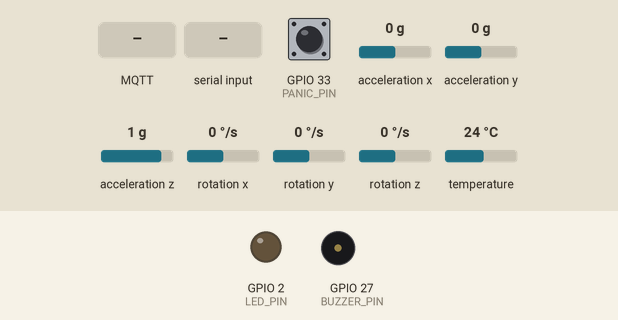
Simulated run of this sketch. Board: ESP32. On the bench: output pins drawn as LEDs (lit = HIGH), buzzer (waves = sounding, pin HIGH). Dashed ring = blinking. The test bench sets the inputs (shaded band); at power-on: GPIO 33 (PANIC_PIN) HIGH, acceleration z 1 g, acceleration x 0 g, acceleration y 0 g, rotation x 0 °/s, rotation y 0 °/s, rotation z 0 °/s, temperature 24 °C. WiFi joins after 1.5 s; servers stay silent unless stated; uploads are accepted with an empty reply; no MQTT or app messages arrive unless stated; what the sketch prints to the serial monitor is not drawn.

Above: at 3.8 s.
3.9 s: GPIO 33 (PANIC_PIN) pulled LOW for 0.15 s
At 6.7 s:
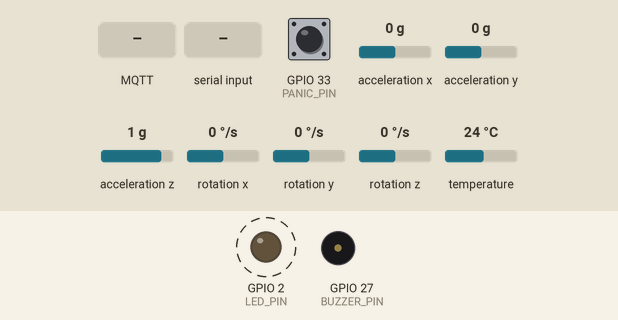
6.9 s: acceleration z set to 0.6 g
9.9 s: acceleration z set to 0.3 g
12.9 s: MQTT message "https://" arrives on the first subscribed topic
At 13.25 s:
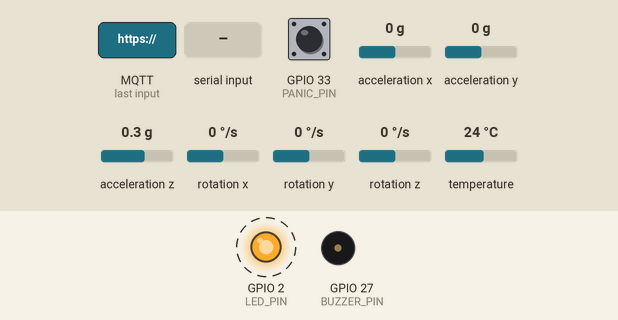
15.9 s: "https://" received over Serial
At 18.4 s:
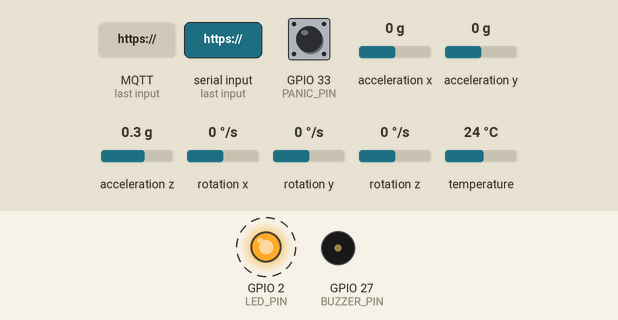
18.9 s: acceleration x set to -1.4 g
At 20.8 s:
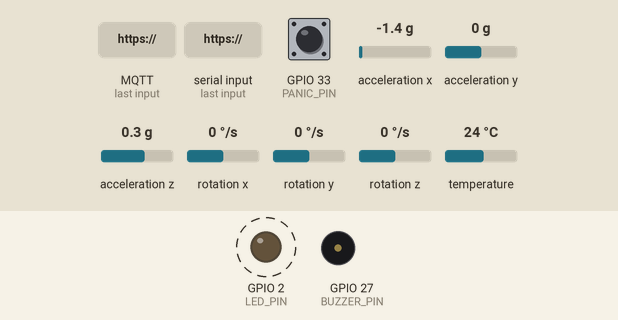
Timing chart, 0 to 22.9 s (numbered marks = the images above; inputs shaded):
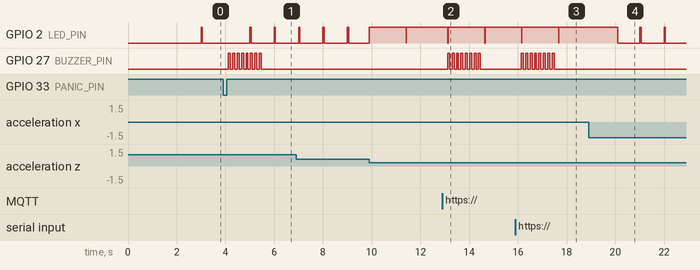

The sketch:

fall_detector.ino
```cpp
/*
 * VigilMotion — Detector de caídas de alta precisión para adulto mayor
 * Placa: ESP32 DevKit V1
 * Sensor: MPU6050 (I2C)
 *
 * Librerías necesarias (Arduino IDE):
 *   - Adafruit MPU6050
 *   - Adafruit Unified Sensor
 *   - PubSubClient
 */

#include <WiFi.h>
#include <HTTPClient.h>
#include <WiFiClientSecure.h>
#include <Wire.h>
#include <Adafruit_MPU6050.h>
#include <Adafruit_Sensor.h>
#include <PubSubClient.h>

#include "config.h"

Adafruit_MPU6050 mpu;
WiFiClient espClient;
PubSubClient mqtt(espClient);

// ---------------- Estado de la detección ----------------
enum FallState {
  STATE_IDLE,
  STATE_FREE_FALL,
  STATE_AWAIT_IMPACT,
  STATE_IMPACT_SETTLE,
  STATE_IMMOBILE
};

FallState state = STATE_IDLE;

unsigned long freeFallStart     = 0;
unsigned long awaitImpactStart  = 0;
unsigned long impactTime        = 0;
unsigned long settleStart       = 0;
unsigned long immobileStart     = 0;
unsigned long lastSample        = 0;
unsigned long lastHeartbeat     = 0;
unsigned long lastAlertAt       = 0;

float maxImpactG    = 0.0f;
float tiltAngle     = 0.0f;
bool  panicPressed  = false;

// Vector de referencia calibrado al inicio (postura erguida)
float refX = 0.0f, refY = 0.0f, refZ = 9.80665f;

const float G = 9.80665f; // 1 g en m/s²

// ---------------- Buzzer no bloqueante ----------------
bool buzzerActive = false;
int buzzerBeepsLeft = 0;
unsigned long nextBuzzerToggle = 0;
bool buzzerPinState = false;

void triggerBuzzerAlarm(int beeps = 8) {
  buzzerActive = true;
  buzzerBeepsLeft = beeps * 2;
  buzzerPinState = true;
  digitalWrite(BUZZER_PIN, HIGH);
  nextBuzzerToggle = millis() + 80;
}

void updateBuzzer() {
  if (!buzzerActive) return;
  if (millis() >= nextBuzzerToggle) {
    buzzerPinState = !buzzerPinState;
    digitalWrite(BUZZER_PIN, buzzerPinState ? HIGH : LOW);
    buzzerBeepsLeft--;
    if (buzzerBeepsLeft <= 0) {
      buzzerActive = false;
      digitalWrite(BUZZER_PIN, LOW);
    } else {
      nextBuzzerToggle = millis() + (buzzerPinState ? 80 : 100);
    }
  }
}

// ---------------- Matemáticas Vectoriales ----------------
static inline float magnitudeG(float x, float y, float z) {
  return sqrt(x * x + y * y + z * z) / G;
}

// Ángulo 3D exacto entre el vector de aceleración actual y la referencia erguida
static float angleFromReference(float ax, float ay, float az) {
  float magA = sqrt(ax * ax + ay * ay + az * az);
  float magR = sqrt(refX * refX + refY * refY + refZ * refZ);
  if (magA < 0.5f || magR < 0.5f) return 0.0f;
  float dot = ax * refX + ay * refY + az * refZ;
  float cosTheta = dot / (magA * magR);
  cosTheta = constrain(cosTheta, -1.0f, 1.0f);
  return degrees(acos(cosTheta));
}

// ---------------- Calibración Dinámica de Postura Erguida ----------------
void calibrateReference() {
  Serial.println("\n[Calibración] Coloca el dispositivo en el cuerpo y permanece erguido...");
  float sumX = 0, sumY = 0, sumZ = 0;
  int count = 0;
  unsigned long start = millis();

  while (millis() - start < 6000 && count < 40) {
    sensors_event_t a, g, temp;
    mpu.getEvent(&a, &g, &temp);
    float mag = magnitudeG(a.acceleration.x, a.acceleration.y, a.acceleration.z);
    float gyroMag = sqrt(g.gyro.x * g.gyro.x + g.gyro.y * g.gyro.y + g.gyro.z * g.gyro.z);

    if (fabs(mag - 1.0f) < 0.15f && gyroMag < 0.5f) {
      sumX += a.acceleration.x;
      sumY += a.acceleration.y;
      sumZ += a.acceleration.z;
      count++;
    }
    delay(25);
  }

  if (count >= 20) {
    refX = sumX / count;
    refY = sumY / count;
    refZ = sumZ / count;
    Serial.printf("[Calibración OK] Vector referencia: (%.2f, %.2f, %.2f) m/s²\n", refX, refY, refZ);
  } else {
    refX = 0.0f; refY = 0.0f; refZ = G;
    Serial.println("[Aviso] Reposo no detectado. Se asume orientación Z vertical estándar.");
  }
}

// ---------------- MQTT y Red ----------------
static void ensureMqttConnected() {
  if (mqtt.connected()) return;
  if (WiFi.status() != WL_CONNECTED) return;

  Serial.print("Conectando MQTT...");
  if (mqtt.connect(DEVICE_ID, MQTT_USER, MQTT_PASS)) {
    Serial.println(" CONECTADO");
    mqtt.subscribe(TOPIC_PANIC);
  } else {
    Serial.printf(" Falló (rc=%d)\n", mqtt.state());
  }
}

static void publishJson(const char* topic, const char* payload) {
  if (mqtt.connected()) {
    mqtt.publish(topic, payload);
    Serial.printf("MQTT -> %s: %s\n", topic, payload);
  } else {
    Serial.printf("MQTT no conectado. Payload omitido: %s\n", payload);
  }
}

static void sendWebhookAlert(const char* payload) {
  if (WiFi.status() != WL_CONNECTED || strlen(WEBHOOK_URL) == 0) return;

  Serial.printf("Enviando alerta a Webhook: %s\n", WEBHOOK_URL);
  HTTPClient http;
  if (strncmp(WEBHOOK_URL, "https://", 8) == 0) {
    WiFiClientSecure secureClient;
    secureClient.setInsecure(); // Permite conectar a HTTPS (Vercel) sin cert estático
    if (http.begin(secureClient, WEBHOOK_URL)) {
      http.addHeader("Content-Type", "application/json");
      int code = http.POST(payload);
      Serial.printf("Webhook HTTPS -> Código de respuesta: %d\n", code);
      http.end();
    }
  } else {
    WiFiClient plainClient;
    if (http.begin(plainClient, WEBHOOK_URL)) {
      http.addHeader("Content-Type", "application/json");
      int code = http.POST(payload);
      Serial.printf("Webhook HTTP -> Código de respuesta: %d\n", code);
      http.end();
    }
  }
}

static void sendFallAlert(float impactG, float tiltDeg, bool isPanic) {
  unsigned long now = millis();
  if (!isPanic && (now - lastAlertAt) < ALERT_COOLDOWN_MS) {
    Serial.println("Alerta suprimida por período de cooldown.");
    return;
  }
  lastAlertAt = now;

  char buf[300];
  snprintf(buf, sizeof(buf),
           "{\"type\":\"%s\",\"evento\":\"%s\",\"device\":\"%s\",\"dispositivo\":\"%s\",\"ts\":%lu,\"impactG\":%.2f,\"fuerza_g\":%.2f,\"tiltDeg\":%.1f,\"angulo\":%.1f}",
           isPanic ? "panic" : "fall",
           isPanic ? "panico_manual" : "caida_detectada",
           DEVICE_ID, DEVICE_ID,
           (unsigned long)(now / 1000),
           impactG, impactG, tiltDeg, tiltDeg);

  // 1. Envío por MQTT
  publishJson(TOPIC_FALL, buf);

  // 2. Envío directo por Webhook a Vercel / Cloud
  sendWebhookAlert(buf);

  // 3. Alarma acústica local
  triggerBuzzerAlarm(8);
}

void onMqttMessage(char* topic, byte* payload, unsigned int length) {
  String topicStr(topic);
  if (topicStr.endsWith("/panic")) {
    Serial.println("Pánico solicitado remotamente vía MQTT");
    sendFallAlert(0.0f, 0.0f, true);
  }
}

// ---------------- Setup ----------------
void setup() {
  Serial.begin(115200);
  pinMode(BUZZER_PIN, OUTPUT);
  pinMode(LED_PIN, OUTPUT);
  pinMode(PANIC_PIN, INPUT_PULLUP);
  digitalWrite(BUZZER_PIN, LOW);

  Wire.begin();
  if (!mpu.begin()) {
    Serial.println("ERROR: No se encontró el MPU6050. Revisa cableado I2C.");
    while (1) {
      digitalWrite(LED_PIN, !digitalRead(LED_PIN));
      delay(200);
    }
  }

  mpu.setAccelerometerRange(MPU6050_RANGE_16_G);
  mpu.setGyroRange(MPU6050_RANGE_1000_DEG);
  mpu.setFilterBandwidth(MPU6050_BAND_44_HZ); // Filtro óptimo para impacto

  Serial.println("MPU6050 inicializado con éxito.");

  WiFi.mode(WIFI_STA);
  WiFi.begin(WIFI_SSID, WIFI_PASS);
  Serial.print("Conectando WiFi");
  unsigned long wifiStart = millis();
  while (WiFi.status() != WL_CONNECTED && millis() - wifiStart < 10000) {
    delay(400);
    Serial.print(".");
  }
  if (WiFi.status() == WL_CONNECTED) {
    Serial.print(" IP: "); Serial.println(WiFi.localIP());
  } else {
    Serial.println(" Sin conexión WiFi (operación offline).");
  }

  mqtt.setServer(MQTT_HOST, MQTT_PORT);
  mqtt.setCallback(onMqttMessage);

  calibrateReference();
  Serial.println("Sistema VigilMotion armado y muestreando a 100 Hz.");
}

// ---------------- Loop Principal ----------------
void loop() {
  updateBuzzer();

  if (WiFi.status() == WL_CONNECTED) {
    ensureMqttConnected();
    mqtt.loop();
  }

  unsigned long now = millis();

  // Telemetría periódica de estado
  if (now - lastHeartbeat >= HEARTBEAT_MS) {
    lastHeartbeat = now;
    char buf[180];
    snprintf(buf, sizeof(buf),
             "{\"device\":\"%s\",\"dispositivo\":\"%s\",\"ts\":%lu,\"rssi\":%d,\"state\":%d}",
             DEVICE_ID, DEVICE_ID, (unsigned long)(now / 1000),
             (WiFi.status() == WL_CONNECTED) ? WiFi.RSSI() : -99,
             (int)state);
    publishJson(TOPIC_STATUS, buf);
  }

  // Botón de pánico físico
  if (digitalRead(PANIC_PIN) == LOW && !panicPressed) {
    panicPressed = true;
    Serial.println("🚨 ¡BOTÓN DE PÁNICO PULSADO!");
    sendFallAlert(0.0f, 0.0f, true);
  }
  if (digitalRead(PANIC_PIN) == HIGH) panicPressed = false;

  // Comandos Seriales interactivos para pruebas de laboratorio ('t' para caída, 'p' para pánico)
  if (Serial.available()) {
    char c = Serial.read();
    if (c == 't' || c == 'T' || c == 'c' || c == 'C') {
      Serial.println("\n[TEST SERIAL] >> Disparando caída de prueba calibrada (3.2g, 76°)...");
      sendFallAlert(3.20f, 76.0f, false);
    } else if (c == 'p' || c == 'P') {
      Serial.println("\n[TEST SERIAL] >> Disparando botón de pánico de prueba...");
      sendFallAlert(0.0f, 0.0f, true);
    }
  }

  // Muestreo a 100 Hz (10 ms)
  if (now - lastSample < 10) return;
  lastSample = now;

  sensors_event_t a, g, t;
  mpu.getEvent(&a, &g, &t);

  float ax = a.acceleration.x, ay = a.acceleration.y, az = a.acceleration.z;
  float magG = magnitudeG(ax, ay, az);
  float tilt = angleFromReference(ax, ay, az);

  // Máquina de estados de alta precisión
  switch (state) {
    case STATE_IDLE:
      if (magG < FREE_FALL_G) {
        freeFallStart = now;
        state = STATE_FREE_FALL;
        maxImpactG = 0.0f;
        Serial.printf("FASE 1: Caída libre detectada (%.2fg)\n", magG);
      }
      break;

    case STATE_FREE_FALL: {
      unsigned long since = now - freeFallStart;
      if (magG < FREE_FALL_G) {
        if (since > 1500) state = STATE_IDLE; // Descarte por anomalía
      } else {
        if (since >= FREE_FALL_MIN_MS) {
          state = STATE_AWAIT_IMPACT;
          awaitImpactStart = now;
          maxImpactG = magG;
          Serial.printf("FASE 2: Fin de ingravidez (%lums). Esperando impacto...\n", since);
        } else {
          state = STATE_IDLE; // Perturbación breve
        }
      }
      break;
    }

    case STATE_AWAIT_IMPACT:
      if (magG > maxImpactG) maxImpactG = magG;
      if (magG >= IMPACT_G) {
        state = STATE_IMPACT_SETTLE;
        impactTime = now;
        Serial.printf("FASE 2 CONFIRMADA: Impacto %.2fg\n", maxImpactG);
      } else if (now - awaitImpactStart > IMPACT_WINDOW_MS) {
        Serial.println("Ventana agotada sin impacto fuerte -> Descartado.");
        state = STATE_IDLE;
      }
      break;

    case STATE_IMPACT_SETTLE:
      if (magG > maxImpactG) maxImpactG = magG;
      if (now - impactTime >= SETTLE_MS) {
        tiltAngle = tilt;
        Serial.printf("FASE 3: Asentamiento completo. Inclinación: %.1f°\n", tiltAngle);
        if (tiltAngle >= TILT_DEG) {
          state = STATE_IMMOBILE;
          immobileStart = now;
          Serial.println("Postura horizontal verificada. Monitoreando ventana de inmovilidad...");
        } else {
          Serial.println("Persona no quedó horizontal -> Descartado.");
          state = STATE_IDLE;
        }
      }
      break;

    case STATE_IMMOBILE:
      if (tilt < UPRIGHT_RECOVER_DEG) {
        Serial.println("Persona se reincorporó por sí misma -> Alerta cancelada.");
        state = STATE_IDLE;
      } else if (now - immobileStart >= CANCEL_WINDOW_MS) {
        Serial.println("🚨 ¡CAÍDA CONFIRMADA CON ALTA PRECISIÓN! ENVIANDO ALERTA...");
        sendFallAlert(maxImpactG, tiltAngle, false);
        state = STATE_IDLE;
      }
      break;
  }

  // LED de estado: parpadeo suave cuando está armado
  if (state == STATE_IDLE) {
    digitalWrite(LED_PIN, (now % 1000 < 50) ? HIGH : LOW);
  } else {
    digitalWrite(LED_PIN, HIGH);
  }
}
```

config.h
```cpp
#pragma once

// ============================================================
// CONFIGURACIÓN DEL DISPOSITIVO VIGILMOTION (C++ / ESP32)
// ============================================================

// ---- Conectividad WiFi (2.4 GHz) ----
const char* WIFI_SSID = "TU_RED_WIFI";
const char* WIFI_PASS = "TU_PASSWORD";

// ---- Webhook HTTP/HTTPS a la nube (Vercel o Local) ----
// Reemplaza por la URL de tu proyecto en Vercel
const char* WEBHOOK_URL = "https://vigilmotion.vercel.app/api/alerts";

// ---- MQTT (Broker público de respaldo) ----
const char* MQTT_HOST = "broker.hivemq.com";
const int   MQTT_PORT = 1883;
const char* MQTT_USER = "";
const char* MQTT_PASS = "";

// Identificador único de este dispositivo
const char* DEVICE_ID = "adulto-01";

// ---- Tópicos MQTT ----
const char* TOPIC_FALL   = "vigilmotion/adulto-01/fall";
const char* TOPIC_STATUS = "vigilmotion/adulto-01/status";
const char* TOPIC_PANIC  = "vigilmotion/adulto-01/panic";

// ============================================================
// PARÁMETROS CALIBRADOS PARA PRUEBAS Y CAÍDAS REALES
// (Optimizados para laboratorio biomecánico y caídas sobre colchón)
// ============================================================

// Umbral de ingravidez en g (normal = 1.0g, caída libre < 0.48g)
#define FREE_FALL_G       0.48f

// Milisegundos mínimos en caída libre para confirmar (caídas desde 40-70cm)
#define FREE_FALL_MIN_MS  60

// Ventana máxima en ms para esperar el impacto tras la caída libre
#define IMPACT_WINDOW_MS  1200

// Pico mínimo de impacto en g (desaceleración brusca contra el piso/colchón)
#define IMPACT_G          2.20f

// Ángulo mínimo (en grados) respecto al reposo erguido para confirmar persona tendida
#define TILT_DEG          45.0f

// Tiempo de reposo tras el impacto antes de medir la postura (ms)
#define SETTLE_MS         400

// Ventana de inmovilidad post-impacto antes del despacho (2 segundos para pruebas fluidas)
#define CANCEL_WINDOW_MS  2000

// Ángulo para considerar recuperación erguida si la persona se levanta
#define UPRIGHT_RECOVER_DEG 30.0f

// Tiempo de enfriamiento entre alertas consecutivas (ms)
#define ALERT_COOLDOWN_MS 5000

// ---- Pines Hardware (ESP32 DevKit V1) ----
#define BUZZER_PIN 27
#define PANIC_PIN  33
#define LED_PIN    2

// Frecuencia de envío de telemetría de estado (ms)
#define HEARTBEAT_MS 20000
```

Measured:
- after the input at 3.9 s, GPIO 27 (BUZZER_PIN): alternates HIGH for 0.08 s and LOW for 0.10 s, 16 changes in all, then stays LOW, starting after 0.22 s
- after the input at 12.9 s, GPIO 27 (BUZZER_PIN): alternates HIGH for 0.08 s and LOW for 0.10 s, 16 changes in all, then stays LOW, starting after 0.22 s
- after the input at 15.9 s, GPIO 27 (BUZZER_PIN): alternates HIGH for 0.08 s and LOW for 0.10 s, 16 changes in all, then stays LOW, starting after 0.24 s
- after the input at 18.9 s, GPIO 2 (LED_PIN): alternates HIGH for 0.05 s and LOW for 0.92 s, starting after 1.2 s
- by itself, GPIO 2 (LED_PIN): alternates HIGH for 1.5 s and LOW for 0.01 s
